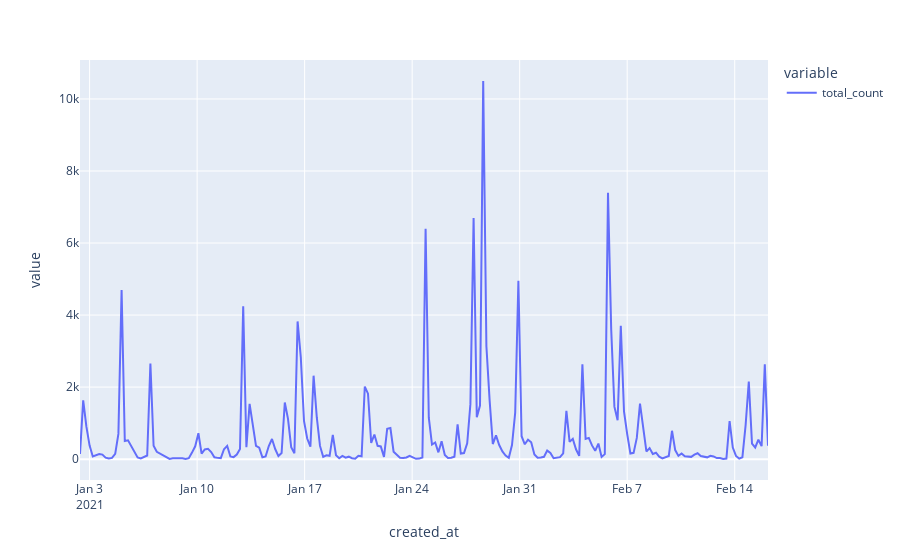

Source (notebook cell):
### Code cell
import plotly.express as px


px.line(
    df_timeseries.total_count
)

### Figure 1 — Plotly figure (JSON) as saved in the notebook; plotly's stock layout.template omitted (floating-point values rounded to 4 significant figures; data arrays with more than 128 entries replaced by an {"elided": "..."} marker saying what was removed)
{"data": [{"hovertemplate": "variable=total_count<br>created_at=%{x}<br>value=%{y}<extra></extra>", "legendgroup": "total_count", "line": {"color": "#636efa", "dash": "solid"}, "marker": {"symbol": "circle"}, "mode": "lines", "name": "total_count", "orientation": "v", "showlegend": true, "type": "scatter", "x": {"elided": "216 str values"}, "xaxis": "x", "y": {"elided": "216 int values"}, "yaxis": "y"}], "layout": {"legend": {"title": {"text": "variable"}, "tracegroupgap": 0}, "margin": {"t": 60}, "xaxis": {"anchor": "y", "domain": [0, 1], "title": {"text": "created_at"}}, "yaxis": {"anchor": "x", "domain": [0, 1], "title": {"text": "value"}}}}
